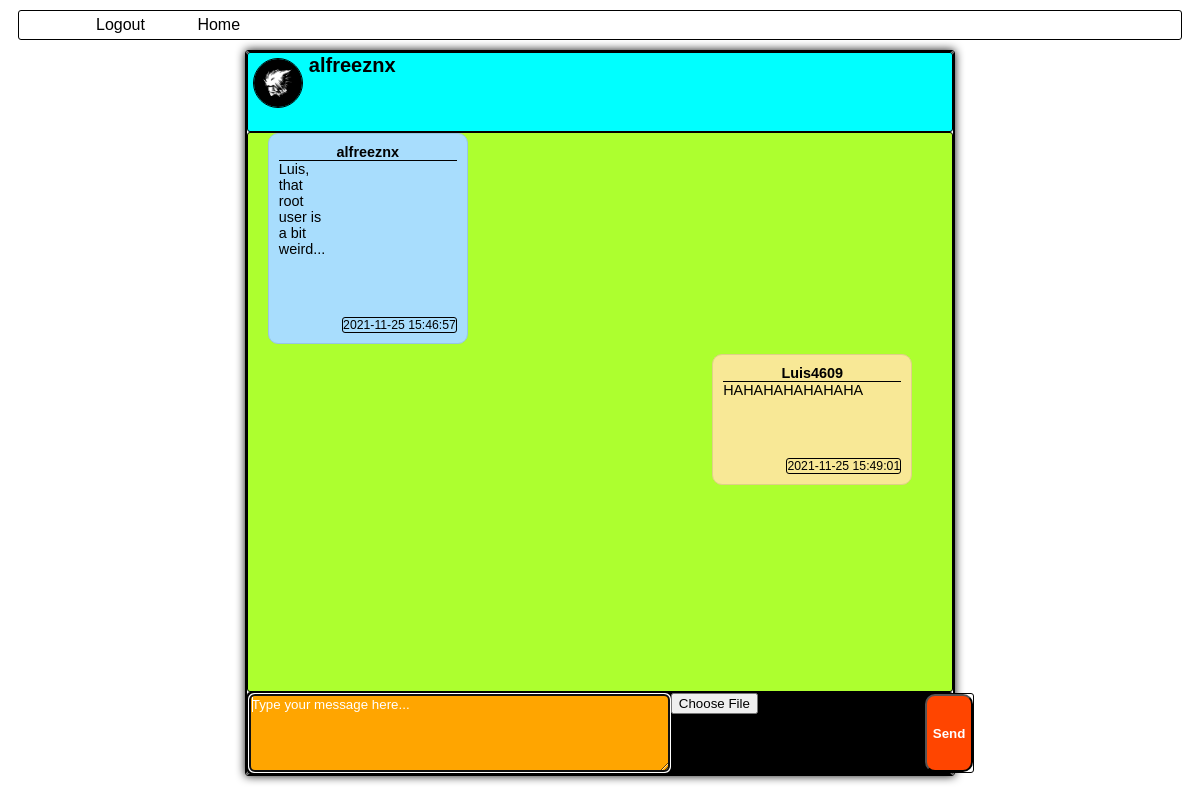
Screenshot of /index.php?page=current_chat&chat-id=2 (signed in) with the database file from the repository.
### tables this page shows
CREATE TABLE IF NOT EXISTS users (
  id int(10) NOT NULL AUTO_INCREMENT,
  usName varchar(30) NOT NULL,
  usSurname varchar(30) NOT NULL,
  username varchar(30) NOT NULL UNIQUE,
  email varchar(30) NOT NULL UNIQUE,
  age int(2) NOT NULL,
  telephone varchar(16) NOT NULL,
  passwd varchar(100) NOT NULL,
  pfp varchar(100) DEFAULT './assets/files/img/default/pfp_default.jpg',
  isActive BOOLEAN NOT NULL DEFAULT 0,
  usRole enum('admin', 'client') NOT NULL DEFAULT 'client',
    PRIMARY KEY (id)
);

CREATE TABLE IF NOT EXISTS messages (
  id int(10) NOT NULL AUTO_INCREMENT,
  senderID int(10) NOT NULL,
  chatID int(10) NOT NULL,
  content varchar(10000) NOT NULL,
  msgTime datetime NOT NULL,
  msgFile varchar(1000),
  isRead boolean NOT NULL DEFAULT 0,
    PRIMARY KEY (id),
    FOREIGN KEY (senderID) REFERENCES users(id) ON DELETE CASCADE ON UPDATE CASCADE,
    FOREIGN KEY (chatID) REFERENCES chats(id) ON DELETE CASCADE ON UPDATE CASCADE
);

### index.php (called while the page is built)
<?php
$page = isset($_GET['page']) && file_exists($_GET['page'] . '.php') ? $_GET['page'] : 'login';
include $page . '.php';

### current_chat.php (the view, shortened to what this page needs)
<?php
    require_once 'utilities.php';
    $userID = $_SESSION['user-id'];
    $user = $_SESSION['username'];
    if(isset($_GET['chat-id'])){
        $chatID = $_GET['chat-id'];
    } else {
        header('Location: chats.php');
    }
?>
<!DOCTYPE html>
<html lang="en">
    <head>
        <link rel="stylesheet" type="text/css" href="/project_first_term/assets/css/current_chat_style.css">
    </head>
    <body>
        <div class="nav-container">
            <nav>
                <a href="logout.php">Logout</a>
                <a href="chats.php">Home</a>
            </nav>
        </div>
        <div class="main-container">
            <div class="current-chat">
                <div class="contact-info">
                    <?php
                        $query = "SELECT count(participate_users_chats.userID), chats.alias, chats.pfp FROM chatapp.participate_users_chats
                                    INNER JOIN chatapp.chats ON participate_users_chats.chatID = chats.id
                                    WHERE chatID LIKE $chatID";
                        $result = $bd->query($query);
                        $usersCount = $result->fetch();
                        if(intval($usersCount[0]) > 2){
                            $query2 = "SELECT group_concat(users.username separator ', '), chats.alias, chats.pfp FROM chatapp.users
                                    INNER JOIN chatapp.participate_users_chats ON participate_users_chats.userID = users.id
                                    INNER JOIN chatapp.chats ON participate_users_chats.chatID = chats.id
                                    WHERE participate_users_chats.chatID LIKE '$chatID'";
                            $result2 = $bd->query($query2);
                            $groupInfo = $result2->fetch();
                            echo '
                                <a href="index.php?page=leave_groups&user-id=' . $userID . '&chat-id=' . $chatID . '">Leave</a>
                                <div class="profile-data-box">
                                    <img src="' . $groupInfo['pfp'] . '" alt="Profile picture" width="60px" height="60px">
                                    <div class="data-box">
                                        <p class="alias">' . $groupInfo['alias'] . '</p>
                                        <p class="data-item">' . $groupInfo[0] . '</p>
                                    </div>
                                </div>
                            ';
                        } else {
                            $query3 = "SELECT users.username, users.pfp FROM chatapp.users
                                    INNER JOIN chatapp.participate_users_chats ON participate_users_chats.userID = users.id
                                    INNER JOIN chatapp.chats ON participate_users_chats.chatID = chats.id
                                    WHERE participate_users_chats.chatID LIKE '$chatID' ORDER BY users.id DESC";
                            $result3 = $bd->query($query3);
                            $userInfo = $result3->fetchAll();
                            if($userInfo[0]['username'] != $user){
                                $printUser = $userInfo[0]['username'];
                                $printPfp = $userInfo[0]['pfp'];
                            } else {
                                $printUser = $userInfo[1]['username'];
                                $printPfp = $userInfo[1]['pfp'];
                            }
                            echo '
                            <div class="profile-data-box">
                                <img src="' . $printPfp . '" alt="Profile picture">
                                <div class="data-box">
                                    <p class="alias">' . $printUser . '</p>
                                </div>
                            </div>
                        ';
                        }
                    ?>
                </div>
                <div class="chat-box"  id="chat">
                    <?php
                        $query = "SELECT *, users.username FROM chatapp.messages
                                    INNER JOIN chatapp.users ON users.id = messages.senderID
                                    WHERE messages.chatID LIKE '$chatID'
                                    ORDER BY messages.msgTime";
                        $result = $bd->query($query);
                        $firstMessages = $result->fetchAll();
                        foreach($firstMessages as $msg){
                            if($msg['senderID'] == intval($userID)){
                                $containerClass = 'class="message-sent"';
                                $timestampClass = 'class="message-timestamp-right"';
                            } else{
                                $containerClass = 'class="message-received"';
                                $timestampClass = 'class="message-timestamp-left"';
                            }
                            $msgUsername = $msg['username'];
                            $msgContent = $msg['content'];
                            $msgTimestamp = $msg['msgTime'];
                            $msgFile = $msg['msgFile'];
                            if(isset($msgFile)){
                                $file = "<embed src='$msgFile' width='100px' height='60px' />";
                            } else {
                                $file = "";
                            }
                            echo "
                                    <div $containerClass>
                                        <div class='message-sender'>$msgUsername</div>
                                        <p class='message-content'>$msgContent</p>
                                        $file
                                        <div $timestampClass>$msgTimestamp</div>
                                    </div>
                                ";
                        }
                    ?>
                </div>
                <div class="send-message">
                    <form action="" method="POST" enctype="multipart/form-data" autocomplete="off">
                        <div class="message-box">
                            <textarea rows="10" cols="50" name="message" placeholder="Type your message here..." autofocus></textarea>
                        </div>
                        <input type="file" name="file">
                        <div class="send-message-button" id="send-msg">
                            <button type="submit">Send</button>
                        </div>
                    </form>
                </div>
            </div>
        </div>
    </body>
</html>

### assets/css/current_chat_style.css (style rules this page uses)
* { box-sizing: border-box; font-family: Arial, Helvetica, sans-serif; }
div { border: 1px solid black; border-radius: 3px; }
.main-container { margin: auto; margin-top: 10px; box-shadow: 0 0 10px #111; display: flex; flex-direction: row; width: 60%; }
.current-chat { width: 100%; }
.contact-info { height: 5em; background-color: cyan; }
.chat-box { height: 35em; overflow: scroll; background-color: greenyellow; }
.current-chat { display: flex; flex-direction: column; flex-wrap: nowrap; }
.send-message form { display: flex; height: 5em; background-color: black; }
.message-box, .message-box textarea { flex-grow: 2; border-radius: 5px; }
.message-box textarea { background-color: orange; color: white; }
.message-box textarea::placeholder { color: white; }
.message-box, .send-message-button { display: flex; flex-wrap: nowrap; }
.send-message-button button { background-color: orangered; color: white; font-weight: bold; border-radius: 10px; }
.message-received { display: flex; flex-wrap: wrap; flex-direction: column; margin-left: 20px; margin-bottom: 10px; padding: 10px; background-color: #A8DDFD; width: 200px; text-align: left; font: 400 .9em 'Open Sans', sans-serif; border: 1px solid #97C6E3; border-radius: 10px; }
.message-sent { display: flex; flex-wrap: wrap; flex-direction: column; margin-bottom: 10px; margin-left: calc(100% - 240px); padding: 10px; background-color: #f8e896; width: 200px; text-align: left; font: 400 .9em 'Open Sans', sans-serif; border: 1px solid #dfd087; border-radius: 10px; }
.message-content { padding: 0; margin: 0; width: 3em; }
.message-timestamp-right { justify-self: flex-end; align-self: flex-end; font-size: .85em; font-weight: 300; bottom: 5px; right: 5px; }
.message-timestamp-left { justify-self: flex-end; align-self: flex-end; font-size: .85em; font-weight: 300; bottom: 5px; left: 5px; }
.message-sender { margin: 0; padding: 0; text-align: center; font-weight: bold; border: 0; border-radius: 0; border-bottom: 1px solid black; }
.profile-data-box { display: flex; flex-wrap: wrap; border: 0; }
.data-box { display: inline; border: 0; height: 1em; padding: 1px; }
.data-box p { margin: 0; }
.alias { font-weight: bold; font-size: 20px; }
.profile-data-box img { margin: 5px; border: 1px solid black; border-radius: 500px; width: 50px; height: 50px; }
nav { background-color: white; }
.nav-container { margin: 0; background-color: white; position: sticky; top: 0px; display: flex; justify-content: space-between; align-items: center; z-index: 1; padding: 0 3em; }
nav { padding: 5px; width: 100%; height: 100%; }
.nav-container a { margin: 1.5em; display: inline; text-decoration: none; line-height: 0.2em; width: 5em; }
.nav-container a { color: black; }

### current_chat.php (style rules this page uses)
nav { background-color: white; }
.nav-container { margin: 10px;background-color: white;position: sticky; top: 0px;display: flex;justify-content: space-between; align-items: center;z-index: 1;padding: 0 3em;border: 1px solid black; }
nav { padding: 5px;width: 100%;height: 100%; }
.nav-container a { margin: 1.5em;display: inline; text-decoration: none;line-height: 0.2em;width: 5em; }
.nav-container a { color: black; }

### rows the page displays
users: pfp (picture), username "alfreeznx"
messages: senderID.username "alfreeznx", content "Luis, that root user is a bit weird...", msgTime "2021-11-25 15:46:57"
messages: senderID.username "Luis4609", content "HAHAHAHAHAHAHA", msgTime "2021-11-25 15:49:01"
